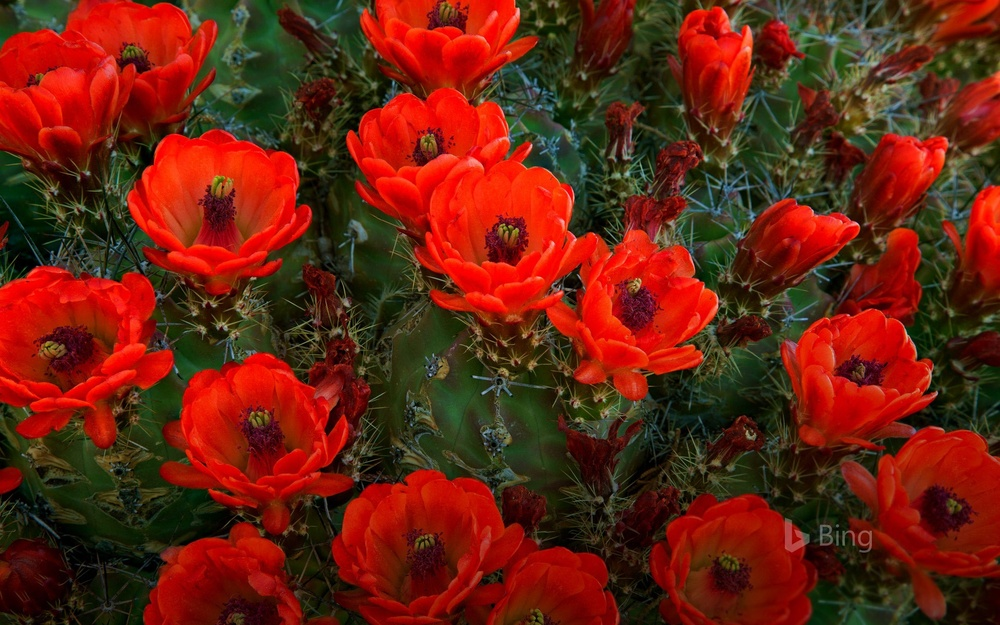
#> input picture img_processing/demo.jpg, 1000 x 625 px, shrunk from 1920 x 1200 before the run
$ python edges_detect.py
#> lines starting #> are read from the running program, lines starting #| are printed output that depends on the picture
import cv2

img = cv2.imread("demo.jpg")
#> img is the input picture: shape (625, 1000, 3); mean B, G, R 16.8, 34.5, 105.4

edge_img = cv2.Canny(img,100,200)
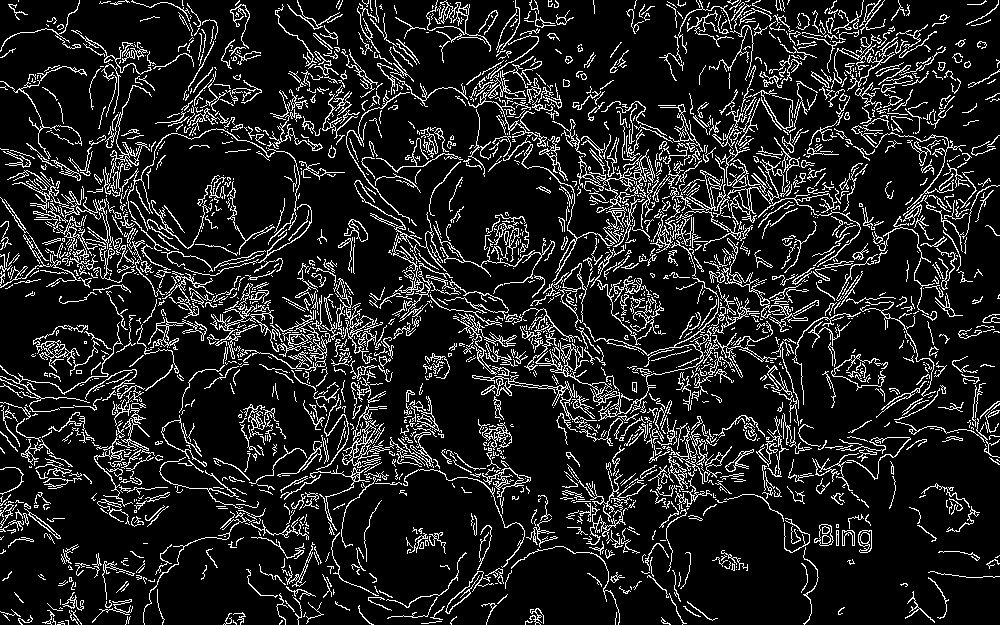
#> edge_img: shape (625, 1000); 13% white in thin lines or dots

cv2.imshow("Detected Edges", edge_img)

cv2.waitKey(0)
